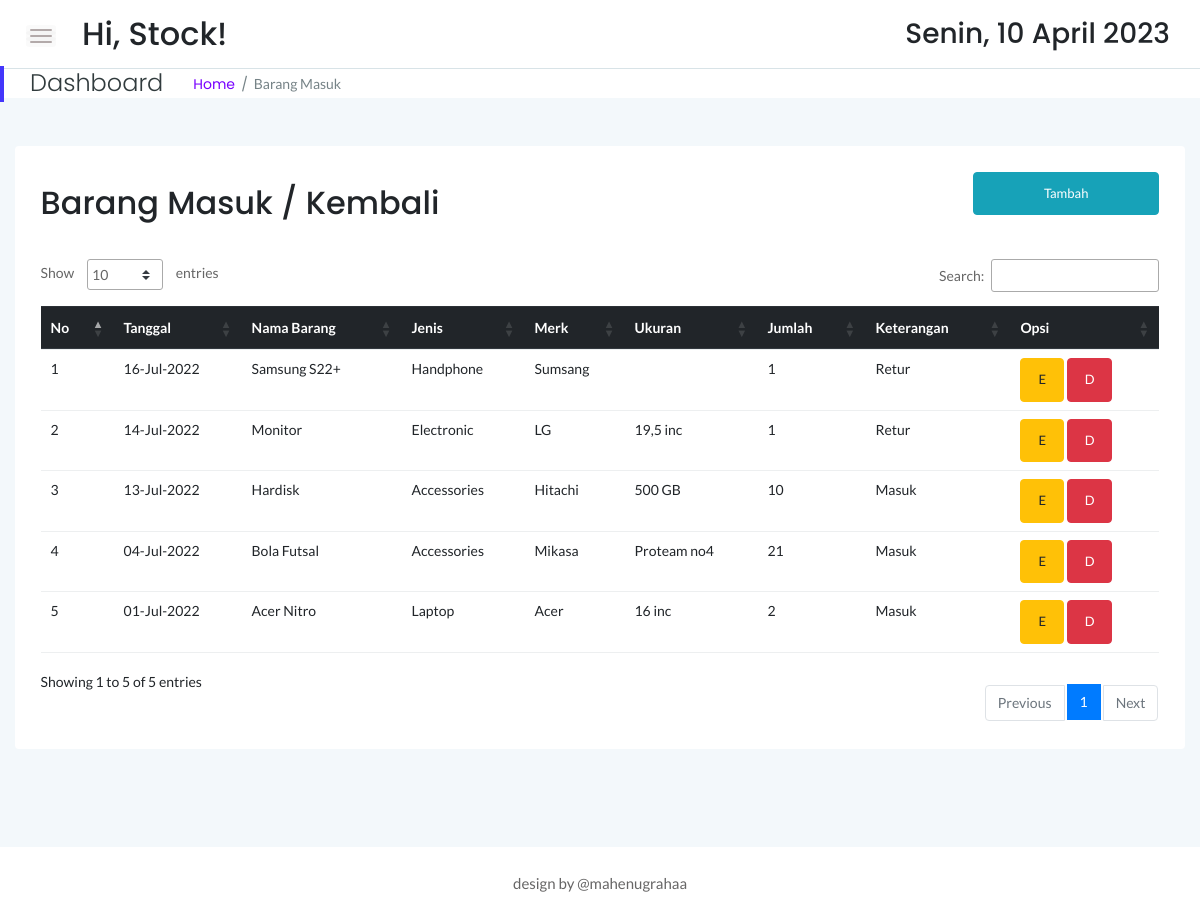
Page /stock/masuk.php (signed in) on the committed database.
### tables this page shows
CREATE TABLE `sbrg_masuk` (
  `id` int(11) NOT NULL,
  `idx` int(11) NOT NULL,
  `tgl` date NOT NULL,
  `jumlah` int(11) NOT NULL,
  `keterangan` text NOT NULL
);

CREATE TABLE `sstock_brg` (
  `idx` int(11) NOT NULL,
  `nama` varchar(55) NOT NULL,
  `jenis` varchar(30) NOT NULL,
  `merk` varchar(40) NOT NULL,
  `ukuran` varchar(20) NOT NULL,
  `stock` int(12) NOT NULL,
  `satuan` varchar(10) NOT NULL,
  `lokasi` varchar(55) NOT NULL
);

### stock/masuk.php (the view, shortened to what this page needs)
<!doctype html>
<html class="no-js" lang="en">
<?php
    include '../dbconnect.php';
	?>
<head>
    <link rel="stylesheet" href="assets/css/bootstrap.min.css">
    <link rel="stylesheet" href="assets/css/font-awesome.min.css">
    <link rel="stylesheet" href="assets/css/themify-icons.css">
    <link rel="stylesheet" href="assets/css/metisMenu.css">
    <link rel="stylesheet" href="assets/css/owl.carousel.min.css">
    <link rel="stylesheet" href="assets/css/slicknav.min.css">
    <link rel="stylesheet" href="https://www.amcharts.com/lib/3/plugins/export/export.css" type="text/css" media="all" />
	<link rel="stylesheet" type="text/css" href="https://cdn.datatables.net/1.10.19/css/jquery.dataTables.min.css">
    <link rel="stylesheet" type="text/css" href="https://cdn.datatables.net/1.10.19/css/jquery.dataTables.css">
    <link rel="stylesheet" type="text/css" href="https://cdn.datatables.net/1.10.18/css/dataTables.bootstrap4.min.css">
    <link rel="stylesheet" type="text/css" href="https://cdn.datatables.net/responsive/2.2.3/css/responsive.bootstrap.min.css">
    <link rel="stylesheet" type="text/css" href="https://cdn.datatables.net/responsive/2.2.3/css/responsive.jqueryui.min.css">
	<link rel="stylesheet" type="text/css" href="https://cdn.datatables.net/buttons/1.5.2/css/buttons.dataTables.min.css">
    <link rel="stylesheet" href="assets/css/typography.css">
    <link rel="stylesheet" href="assets/css/default-css.css">
    <link rel="stylesheet" href="assets/css/styles.css">
    <link rel="stylesheet" href="assets/css/responsive.css">
</head>
<body>
    <div class="page-container">
        <div class="main-content">
            <div class="header-area">
                <div class="row align-items-center">
                    <div class="col-md-6 col-sm-8 clearfix">
                        <div class="nav-btn pull-left">
                            <span></span>
                            <span></span>
                            <span></span>
                        </div>
                        <div class="search-box pull-left">
                            <form action="#">
                                <h2>Hi, <?=$_SESSION['user'];?>!</h2>
                            </form>
                        </div>
                    </div>
                    <div class="col-md-6 col-sm-4 clearfix">
                        <ul class="notification-area pull-right">
                            <li><h3><div class="date">
						</b></div></h3>
						</li>
                        </ul>
                    </div>
                </div>
            </div>
            <div class="page-title-area">
                <div class="row align-items-center">
                    <div class="col-sm-6">
                        <div class="breadcrumbs-area clearfix">
                            <h4 class="page-title pull-left">Dashboard</h4>
                            <ul class="breadcrumbs pull-left">
                                <li><a href="index.php">Home</a></li>
                                <li><span>Barang Masuk</span></li>
                            </ul>
                        </div>
                    </div>
                    <div class="col-sm-6 clearfix">
                    </div>
                </div>
            </div>
            <div class="main-content-inner">
                <div class="row mt-5 mb-5">
                    <div class="col-12">
                        <div class="card">
                            <div class="card-body">
                                <div class="d-sm-flex justify-content-between align-items-center">
									<h2>Barang Masuk / Kembali</h2>
									<button style="margin-bottom:20px" data-toggle="modal" data-target="#myModal" class="btn btn-info col-md-2"><span class="glyphicon glyphicon-plus"></span>Tambah</button>
                                </div>
                                <div class="market-status-table mt-4">
                                    <div class="table-responsive">
										 <table id="dataTable3" class="table table-hover"><thead class="thead-dark">
											<tr>
												<th>No</th>
												<th>Tanggal</th>
												<th>Nama Barang</th>
												<th>Jenis</th>
												<th>Merk</th>
												<th>Ukuran</th>
												<th>Jumlah</th>
												<th>Keterangan</th>
												<th>Opsi</th>
											</tr></thead><tbody>
											<?php
											$brg=mysqli_query($conn,"SELECT * from sbrg_masuk sb, sstock_brg st where st.idx=sb.idx order by sb.id DESC");
											$no=1;
											while($b=mysqli_fetch_array($brg)){
                                                $id = $b['id'];
												?>
												<tr>
													<td><?php echo $no++ ?></td>
													<td><?php $tanggals=$b['tgl']; echo date("d-M-Y", strtotime($tanggals)) ?></td>
													<td><?php echo $b['nama'] ?></td>
													<td><?php echo $b['jenis'] ?></td>
													<td><?php echo $b['merk'] ?></td>
													<td><?php echo $b['ukuran'] ?></td>
													<td><?php echo $b['jumlah'] ?></td>
													<td><?php echo $b['keterangan'] ?></td>
                                                    <td><button data-toggle="modal" data-target="#edit<?=$id;?>" class="btn btn-warning">E</button> <button data-toggle="modal" data-target="#del<?=$id;?>" class="btn btn-danger">D</button></td>
												</tr>
												<?php
											}
											?>
										</tbody>
										</table>
                                    </div>
                                </div>
                            </div>
                        </div>
                    </div>
                </div>
            </div>
        </div>
        <footer>
            <div class="footer-area">
                <p>design by @mahenugrahaa</p>
            </div>
        </footer>
    </div>
</body>
</html>

### stock/assets/css/styles.css (style rules this page uses)
.page-container { width: 100%; height: 100%; min-height: 100vh; padding-left: 280px; -webkit-transition: padding-left 0.3s ease 0s; transition: padding-left 0.3s ease 0s; }
.card { border: none; border-radius: 4px; background-color: #fff; -webkit-transition: all 0.3s ease 0s; transition: all 0.3s ease 0s; }
.card-body { padding: 25.6px; padding: 1.6rem; }
.main-content { width: 100%; background: #F3F8FB; }
.main-content-inner { padding: 0 30px 50px; }
.header-area { padding: 15px 30px; background: #fff; border-bottom: 1px solid #d8e3e7; }
.nav-btn { margin-right: 30px; margin-top: 10px; cursor: pointer; }
.nav-btn span { display: block; width: 22px; height: 2px; background: #b3aaaa; margin: 4px 0; border-radius: 15px; -webkit-transition: all 0.3s ease 0s; transition: all 0.3s ease 0s; box-shadow: 0 0 0 4px rgba(99, 96, 96, 0.03); }
.search-box form { position: relative; }
.notification-area { -webkit-user-select: none; -moz-user-select: none; -ms-user-select: none; user-select: none; position: relative; z-index: 1; }
.notification-area li { display: inline-block; margin-left: 20px; cursor: pointer; -webkit-user-select: none; -moz-user-select: none; -ms-user-select: none; user-select: none; }
.page-title-area { padding: 0 30px; background: #fff; position: relative; }
.page-title-area:before { content: ''; position: absolute; left: 0; top: 50%; width: 4px; height: 36px; background: var(--primary-color); -webkit-transform: translateY(-50%); transform: translateY(-50%); }
.page-title { font-size: 24px; font-weight: 300; color: #313b3d; letter-spacing: 0; margin-right: 30px; }
ul.breadcrumbs { margin-top: 4px; }
.breadcrumbs li { display: inline-block; }
.breadcrumbs li a, .breadcrumbs li span { display: block; font-size: 14px; font-weight: 400; color: #7801ff; letter-spacing: 0; margin-right: 16px; position: relative; }
.breadcrumbs li a:before { content: '/'; color: #768387; position: absolute; right: -13px; top: 0; }
.breadcrumbs li span { margin-right: 0; color: #768387; text-transform: capitalize; }
.market-status-table { overflow: hidden; }
.footer-area { text-align: center; padding: 23px 0 19px; background: #fff; }
.footer-area p { color: #676666; margin-bottom: 0; }
.btn { padding: 11px 17px; font-size: 13px; letter-spacing: 0; }
table tr th { border-bottom: none; }
table tr th, table tr td { border-top: 1px solid rgba(120, 130, 140, 0.13) !important; }
table.dataTable.no-footer { border-bottom: 1px solid rgba(120, 130, 140, 0.13) !important; }
table.dataTable thead th, table.dataTable thead td { border-bottom-color: transparent; }

### stock/assets/css/responsive.css (style rules this page uses)
@media (min-width: 1200px) and (max-width: 1364px) { .main-content-inner { padding: 0 15px 50px; } }
@media (min-width: 1200px) and (max-width: 1364px) { .page-container, .sbar_collapsed.page-container { padding-left: 0; } }

### rows in the picture
sbrg_masuk: tgl "16-Jul-2022", sstock_brg.nama "Samsung S22+", sstock_brg.jenis "Handphone", sstock_brg.merk "Sumsang", jumlah "1", keterangan "Retur"
sbrg_masuk: tgl "14-Jul-2022", sstock_brg.nama "Monitor", sstock_brg.jenis "Electronic", sstock_brg.merk "LG", sstock_brg.ukuran "19,5 inc", jumlah "1", keterangan "Retur"
sbrg_masuk: tgl "13-Jul-2022", sstock_brg.nama "Hardisk", sstock_brg.jenis "Accessories", sstock_brg.merk "Hitachi", sstock_brg.ukuran "500 GB", jumlah "10", keterangan "Masuk"
sbrg_masuk: tgl "04-Jul-2022", sstock_brg.nama "Bola Futsal", sstock_brg.jenis "Accessories", sstock_brg.merk "Mikasa", sstock_brg.ukuran "Proteam no4", jumlah "21", keterangan "Masuk"
sbrg_masuk: tgl "01-Jul-2022", sstock_brg.nama "Acer Nitro", sstock_brg.jenis "Laptop", sstock_brg.merk "Acer", sstock_brg.ukuran "16 inc", jumlah "2", keterangan "Masuk"

### other values in the picture
$_SESSION['user'] "Stock"
